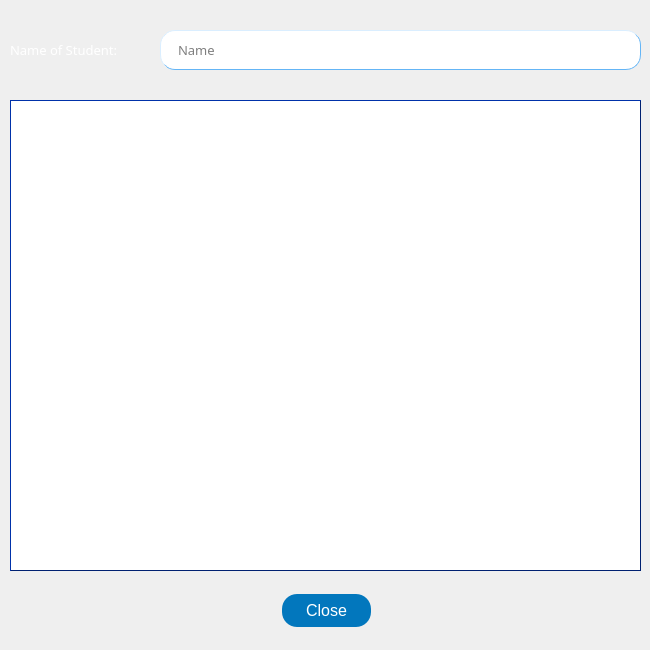
<?xml version="1.0" encoding="UTF-8"?>
<ui version="4.0">
 <class>getStudent</class>
 <widget class="QWidget" name="getStudent">
  <property name="geometry">
   <rect>
    <x>0</x>
    <y>0</y>
    <width>650</width>
    <height>650</height>
   </rect>
  </property>
  <property name="sizePolicy">
   <sizepolicy hsizetype="Fixed" vsizetype="Fixed">
    <horstretch>0</horstretch>
    <verstretch>0</verstretch>
   </sizepolicy>
  </property>
  <property name="minimumSize">
   <size>
    <width>650</width>
    <height>650</height>
   </size>
  </property>
  <property name="maximumSize">
   <size>
    <width>650</width>
    <height>650</height>
   </size>
  </property>
  <property name="windowTitle">
   <string>Get Student Registration No.</string>
  </property>
  <widget class="QPushButton" name="closeButton">
   <property name="geometry">
    <rect>
     <x>280</x>
     <y>590</y>
     <width>93</width>
     <height>41</height>
    </rect>
   </property>
   <property name="styleSheet">
    <string notr="true">#closeButton{
	font: 57 8pt &quot;Slate For OnePlus Medium&quot;;
background-color:#0277BD;
    color: white;
    padding: 5px;
    text-align: center;
    font-size: 16px;
    margin: 4px 2px;
border-radius: 15px;
}
#closeButton:hover{
background-color:#01579B;

}
#closeButton:pressed{
background-color:#1A237E;
}</string>
   </property>
   <property name="text">
    <string>Close</string>
   </property>
   <property name="shortcut">
    <string>Esc</string>
   </property>
  </widget>
  <widget class="QLabel" name="label">
   <property name="geometry">
    <rect>
     <x>10</x>
     <y>30</y>
     <width>151</width>
     <height>40</height>
    </rect>
   </property>
   <property name="minimumSize">
    <size>
     <width>0</width>
     <height>40</height>
    </size>
   </property>
   <property name="font">
    <font>
     <family>Slate For OnePlus Medium</family>
     <pointsize>10</pointsize>
     <weight>7</weight>
     <italic>false</italic>
     <bold>false</bold>
    </font>
   </property>
   <property name="styleSheet">
    <string notr="true">font: 57 10pt &quot;Slate For OnePlus Medium&quot;;
color: white;</string>
   </property>
   <property name="text">
    <string>Name of Student:</string>
   </property>
  </widget>
  <widget class="QLineEdit" name="searchName">
   <property name="geometry">
    <rect>
     <x>160</x>
     <y>30</y>
     <width>481</width>
     <height>40</height>
    </rect>
   </property>
   <property name="minimumSize">
    <size>
     <width>0</width>
     <height>40</height>
    </size>
   </property>
   <property name="font">
    <font>
     <family>Slate For OnePlus</family>
     <pointsize>10</pointsize>
     <weight>7</weight>
     <italic>false</italic>
     <bold>false</bold>
    </font>
   </property>
   <property name="styleSheet">
    <string notr="true">#searchName{
background-color: white;
border-color: #64B5F6;
border-style: outset;
border-width: 1px;
border-radius: 15px;
font: 57 10pt &quot;Slate For OnePlus&quot;;
padding: 6px;
padding-left: 15px;
}
#searchName:hover {
    border-style: inset;
}
#searchName:focus {
    background-color: #E3F2FD;
    border-style: inset;
}</string>
   </property>
   <property name="placeholderText">
    <string>Name</string>
   </property>
   <property name="clearButtonEnabled">
    <bool>true</bool>
   </property>
  </widget>
  <widget class="QLabel" name="label_2">
   <property name="geometry">
    <rect>
     <x>-60</x>
     <y>-80</y>
     <width>821</width>
     <height>781</height>
    </rect>
   </property>
   <property name="styleSheet">
    <string notr="true">
background-color:qlineargradient(spread:pad, x1:0.492, y1:0, x2:0.501925, y2:0.796, stop:0 rgba(40, 53, 147, 255), stop:1 rgba(	131, 185, 255, 255))
</string>
   </property>
   <property name="text">
    <string/>
   </property>
  </widget>
  <widget class="QListWidget" name="listStud">
   <property name="geometry">
    <rect>
     <x>10</x>
     <y>100</y>
     <width>631</width>
     <height>471</height>
    </rect>
   </property>
   <property name="styleSheet">
    <string notr="true">#listStud{font: 57 9pt &quot;Slate For OnePlus Medium&quot;;
border: 1px solid #002171;
border-style: outset;
}
#listStud:hover{font: 57 9pt &quot;Slate For OnePlus Medium&quot;;
border: 3px solid #002171;
}
</string>
   </property>
  </widget>
  <zorder>label_2</zorder>
  <zorder>closeButton</zorder>
  <zorder>label</zorder>
  <zorder>searchName</zorder>
  <zorder>listStud</zorder>
 </widget>
 <resources/>
 <connections/>
</ui>
